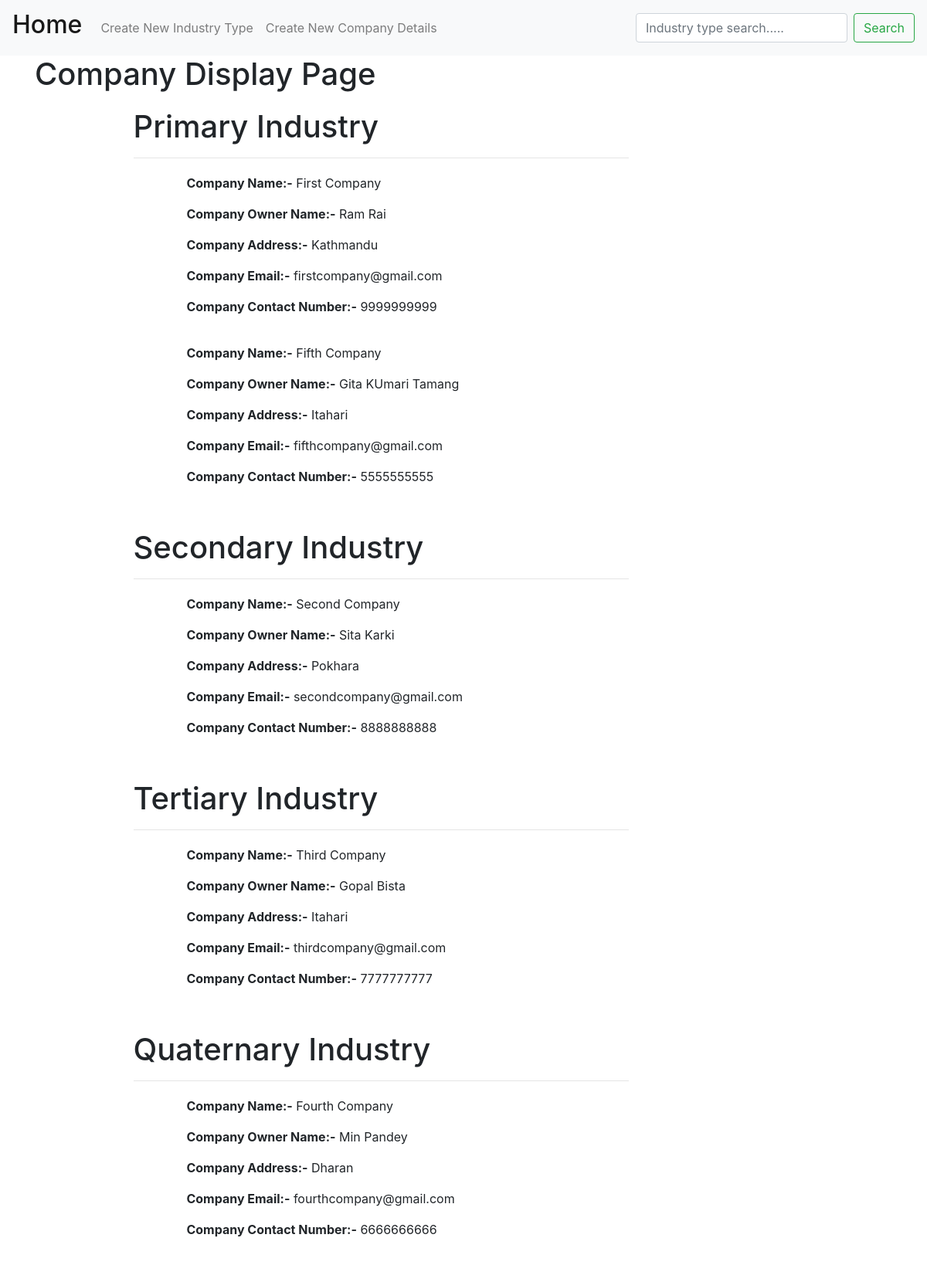
Page /company-display/ on the committed database.
### core/models.py (models this page shows, shortened)
class IndustryType(models.Model):
    industry_type = models.CharField(max_length=255, unique=True)

class CompanyDetails(models.Model):
    name = models.CharField(max_length=255)
    owner_name = models.CharField(max_length=255)
    address = models.CharField(max_length=255)
    email = models.CharField(max_length=255, unique=True)
    contact = models.PositiveBigIntegerField()
    industry_type = models.ForeignKey(IndustryType, related_name='industry', on_delete=models.CASCADE)

### core/views.py (the view)
# urls.py: path('company-display/', views.display, name='company-display'),
def display(request: HttpRequest):
    industry_type = IndustryType.objects.all()
    companies = CompanyDetails.objects.all()
    context = {
        'industry_type': industry_type,
        'companies': companies,
    }
    return render(request, 'display.html', context)

### templates/display.html
{% extends 'base.html' %}
{% block content %}
    <h1>Company Display Page</h1>
    {% for industry in industry_type %}
        <div class="row">
            <div class="column">
                <div class="column">
                    <h1>{{ industry.industry_type }}</h1>
                    <hr>
                    {% for company in industry.industry.all %}
                    <div class="row">
                        <div class="column">
                            <p><b>Company Name:-</b> {{ company.name }}</p>
                            <p><b>Company Owner Name:-</b> {{ company.owner_name }}</p>
                            <p><b>Company Address:-</b> {{ company.address }}</p>
                            <p><b>Company Email:-</b> {{ company.email }}</p>
                            <p><b>Company Contact Number:-</b> {{ company.contact }}</p>
                        </div>
                    </div>
                    {% endfor %}
                </div>
            </div>
        </div>
    {% endfor %}
{% endblock content %}

### templates/base.html (shortened to what this page needs)
<!DOCTYPE html>
<html lang="en">
<head>
    <link rel="stylesheet" href="https://cdn.jsdelivr.net/npm/bootstrap@4.3.1/dist/css/bootstrap.min.css">
</head>
<body>
    {% include 'nav_bar.html' %}
    <div class="container">
        {% block content %} {% endblock content %}
    </div>
</body>
</html>

### templates/nav_bar.html (shortened to what this page needs)
<nav class="navbar navbar-expand-lg navbar-light bg-light">
    <a class="navbar-brand" href="{% url 'company-display' %}"><h2>Home</h2></a>
    <div class="collapse navbar-collapse" id="navbarSupportedContent">
      <ul class="navbar-nav mr-auto">
        <li class="nav-item">
          <a class="nav-link" href="{% url 'industry-type' %}">Create New Industry Type</a>
        </li>
        <li class="nav-item">
          <a class="nav-link" href="{% url 'company-detail' %}">Create New Company Details</a>
        </li>
      </ul>
      <form class="form-inline my-2 my-lg-0" method="get" action="{% url 'search-show' %}">
        <input class="form-control mr-sm-2" name="q"  type="text" placeholder="Industry type search..... " required>
        <button class="btn btn-outline-success my-2 my-sm-0" type="submit">Search</button>
      </form>
    </div>
  </nav>

### templates/base.html (style rules this page uses)
.column { float: left; width: 75%; }
.row { display: flex; align-items: center; justify-content: center; margin-top: 20px; margin-bottom: 20px; }
.row:after { content: ""; display: table; clear: both; }

### rows in the picture
IndustryType: industry_type "Primary Industry"
CompanyDetails: name "First Company", owner_name "Ram Rai", address "Kathmandu", email "firstcompany@gmail.com", contact "9999999999"
CompanyDetails: name "Fifth Company", owner_name "Gita KUmari Tamang", address "Itahari", email "fifthcompany@gmail.com", contact "5555555555"
IndustryType: industry_type "Secondary Industry"
CompanyDetails: name "Second Company", owner_name "Sita Karki", address "Pokhara", email "secondcompany@gmail.com", contact "8888888888"
IndustryType: industry_type "Tertiary Industry"
CompanyDetails: name "Third Company", owner_name "Gopal Bista", address "Itahari", email "thirdcompany@gmail.com", contact "7777777777"
IndustryType: industry_type "Quaternary Industry"
CompanyDetails: name "Fourth Company", owner_name "Min Pandey", address "Dharan", email "fourthcompany@gmail.com", contact "6666666666"
